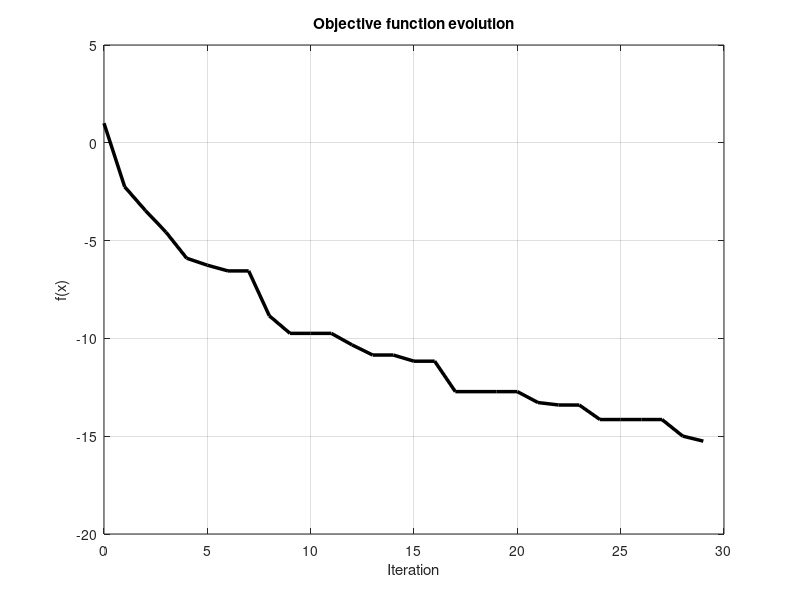

This chart was generated by the following MATLAB code:
% hill climbing algorithm
clc; clear; close all;


%%%%%%%%%%%%%%%%%%%%%%%% insert function to optmize %%%%%%%%%%%%%%%%%%%%%%%
% objective function
F = @(x) x.*sin( 10*pi.*x ) +1;
%%%%%%%%%%%%%%%%%%%%%%%%%%%%%%%%%%%%%%%%%%%%%%%%%%%%%%%%%%%%%%%%%%%%%%%%%%%

% initial solution
x = 5;

% maximum number of iterations
k_max = 30;

%%%%%%%%%%%%%%%%%%%%%%%%%% initialize parameters %%%%%%%%%%%%%%%%%%%%%%%%%%
k    = 1;
L    = 10;     % number of neighbors
step = 1;      % step size limit

%%%%%%%%%%%%%%%%%%%%%%%%%%% hill climbing %%%%%%%%%%%%%%%%%%%%%%%%%%%%%%%%%
f(k) = F(x);                                    % evaluate objective function for x_0
fprintf('hill climbing optimization\n');
fprintf('k = %2d: x = %-10s | F(x) = %.4f\n', k, mat2str(x,2), f(k));

while( k<k_max )
    k = k+1;

    for aux  = 1:L
        x_j  = x +(2*rand(size(x)) -1)*step;    % random neighbor solution x_j

        if( F(x_j) < F(x) )
            x = x_j;                            % accepted solution
            fprintf('neighb: x = %-10s | F(x) = %.4f | new min\n', mat2str(x,2), F(x));
        end
    end

    f(k) = F(x);                                % evaluate objective function
    fprintf('k = %2d: x = %-10s | F(x) = %.4f\n', k, mat2str(x,2), f(k));   % show progress
end

% evolution of the objective function
figure(1);
plot(0:length(f)-1, f, 'LineWidth',2.5, 'color','k');
title('Objective function evolution');
xlabel('Iteration');
ylabel('f(x)');
grid on;

if length(x) == 2
    % create grid
    x_1 = -5:0.2:5;
    x_2 = -5:0.2:5;
    [X1, X2] = meshgrid(x_1, x_2);
    Z = arrayfun(@(a, b) F([a; b]), X1, X2);
    
    % 3D surface plot
    figure(2);
    surf(X1, X2, Z);
    title('Surface plot of f(x)');
    xlabel('x_1');
    ylabel('x_2');
    zlabel('f(x_1, x_2)');
    grid on;
    hold on;
    plot3(x(1),x(2), F(x), 'ro', 'MarkerSize', 10, 'MarkerFaceColor', 'r');
end